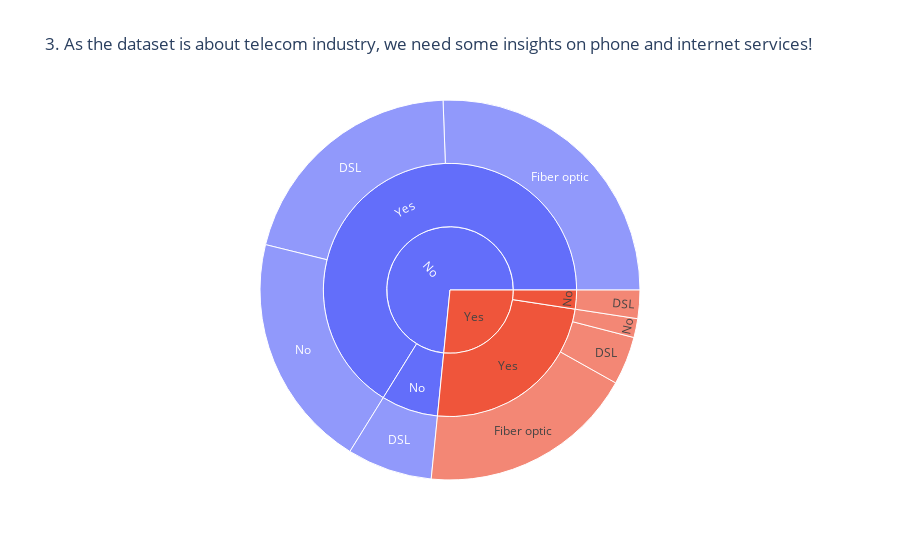

Write notebook code for a chart like this one.
### Markdown cell above
### 3. As the dataset is about telecom industry, we need some insights on phone and internet services!

### Code cell
fig = px.sunburst(df1.groupby(['Churn', 'PhoneService', 'InternetService']).size().reset_index(name='count'), 
                  path = ['Churn', 'PhoneService', 'InternetService'], values = 'count', 
                  title='3. As the dataset is about telecom industry, we need some insights on phone and internet services!')

fig.show()

### Figure 1 — Plotly figure (JSON) as saved in the notebook; plotly's stock layout.template omitted (floating-point values rounded to 4 significant figures)
{"data": [{"branchvalues": "total", "domain": {"x": [0, 1], "y": [0, 1]}, "hovertemplate": "labels=%{label}<br>count=%{value}<br>parent=%{parent}<br>id=%{id}<extra></extra>", "ids": ["No/No/DSL", "Yes/No/DSL", "No/Yes/DSL", "Yes/Yes/DSL", "No/Yes/Fiber optic", "Yes/Yes/Fiber optic", "No/Yes/No", "Yes/Yes/No", "No/No", "Yes/No", "No/Yes", "Yes/Yes", "No", "Yes"], "labels": ["DSL", "DSL", "DSL", "DSL", "Fiber optic", "Fiber optic", "No", "No", "No", "No", "Yes", "Yes", "No", "Yes"], "name": "", "parents": ["No/No", "Yes/No", "No/Yes", "Yes/Yes", "No/Yes", "Yes/Yes", "No/Yes", "Yes/Yes", "No", "Yes", "No", "Yes", "", ""], "type": "sunburst", "values": [510, 170, 1447, 289, 1799, 1297, 1407, 113, 510, 170, 4653, 1699, 5163, 1869]}], "layout": {"legend": {"tracegroupgap": 0}, "title": {"text": "3. As the dataset is about telecom industry, we need some insights on phone and internet services!"}}}
